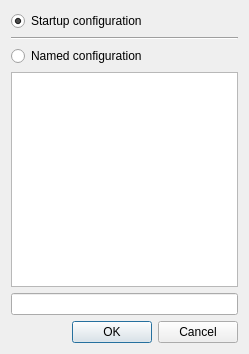
<?xml version="1.0" encoding="UTF-8"?>
<ui version="4.0">
 <class>saveDialog</class>
 <widget class="QDialog" name="saveDialog">
  <property name="geometry">
   <rect>
    <x>0</x>
    <y>0</y>
    <width>249</width>
    <height>354</height>
   </rect>
  </property>
  <property name="windowTitle">
   <string>Dialog</string>
  </property>
  <layout class="QVBoxLayout" name="verticalLayout">
   <item>
    <widget class="QRadioButton" name="startupRadioButton">
     <property name="text">
      <string>Startup configuration</string>
     </property>
     <property name="checked">
      <bool>true</bool>
     </property>
    </widget>
   </item>
   <item>
    <widget class="Line" name="line">
     <property name="orientation">
      <enum>Qt::Horizontal</enum>
     </property>
    </widget>
   </item>
   <item>
    <widget class="QRadioButton" name="namedRadioButton">
     <property name="text">
      <string>Named configuration</string>
     </property>
    </widget>
   </item>
   <item>
    <widget class="QListWidget" name="namesListWidget"/>
   </item>
   <item>
    <widget class="QLineEdit" name="nameLineEdit"/>
   </item>
   <item>
    <widget class="QDialogButtonBox" name="buttonBox">
     <property name="orientation">
      <enum>Qt::Horizontal</enum>
     </property>
     <property name="standardButtons">
      <set>QDialogButtonBox::Cancel|QDialogButtonBox::Ok</set>
     </property>
    </widget>
   </item>
  </layout>
 </widget>
 <resources/>
 <connections>
  <connection>
   <sender>buttonBox</sender>
   <signal>accepted()</signal>
   <receiver>saveDialog</receiver>
   <slot>accept()</slot>
   <hints>
    <hint type="sourcelabel">
     <x>248</x>
     <y>254</y>
    </hint>
    <hint type="destinationlabel">
     <x>157</x>
     <y>274</y>
    </hint>
   </hints>
  </connection>
  <connection>
   <sender>buttonBox</sender>
   <signal>rejected()</signal>
   <receiver>saveDialog</receiver>
   <slot>reject()</slot>
   <hints>
    <hint type="sourcelabel">
     <x>316</x>
     <y>260</y>
    </hint>
    <hint type="destinationlabel">
     <x>286</x>
     <y>274</y>
    </hint>
   </hints>
  </connection>
 </connections>
</ui>
